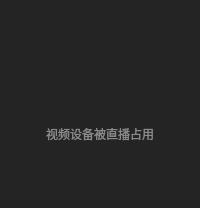
                     <widget class="QWidget" name="page_preview_camera">
                      <property name="styleSheet">
                       <string notr="true">background-color: rgb(36, 36, 36);</string>
                      </property>
                      <layout class="QHBoxLayout" name="horizontalLayout_22">
                       <property name="spacing">
                        <number>0</number>
                       </property>
                       <property name="leftMargin">
                        <number>0</number>
                       </property>
                       <property name="topMargin">
                        <number>0</number>
                       </property>
                       <property name="rightMargin">
                        <number>0</number>
                       </property>
                       <property name="bottomMargin">
                        <number>0</number>
                       </property>
                       <item>
                        <widget class="QWidget" name="widget_preView" native="true">
                         <property name="styleSheet">
                          <string notr="true">background-color: rgb(36, 36, 36);</string>
                         </property>
                         <layout class="QVBoxLayout" name="verticalLayout_8">
                          <item>
                           <spacer name="verticalSpacer_4">
                            <property name="orientation">
                             <enum>Qt::Vertical</enum>
                            </property>
                            <property name="sizeHint" stdset="0">
                             <size>
                              <width>20</width>
                              <height>48</height>
                             </size>
                            </property>
                           </spacer>
                          </item>
                          <item>
                           <widget class="QWidget" name="widget_deviceNotice" native="true">
                            <layout class="QVBoxLayout" name="verticalLayout_9">
                             <item alignment="Qt::AlignHCenter">
                              <widget class="QLabel" name="label_4">
                               <property name="minimumSize">
                                <size>
                                 <width>45</width>
                                 <height>53</height>
                                </size>
                               </property>
                               <property name="maximumSize">
                                <size>
                                 <width>45</width>
                                 <height>53</height>
                                </size>
                               </property>
                               <property name="styleSheet">
                                <string notr="true">border-image: url(:/vhallActive/img/vhallactive/camera.png);</string>
                               </property>
                               <property name="text">
                                <string/>
                               </property>
                              </widget>
                             </item>
                             <item alignment="Qt::AlignHCenter">
                              <widget class="QLabel" name="label_5">
                               <property name="styleSheet">
                                <string notr="true">color: rgb(138, 138, 138);
font: 12pt &quot;微软雅黑&quot;;</string>
                               </property>
                               <property name="text">
                                <string>视频设备被直播占用</string>
                               </property>
                              </widget>
                             </item>
                            </layout>
                           </widget>
                          </item>
                          <item>
                           <spacer name="verticalSpacer_5">
                            <property name="orientation">
                             <enum>Qt::Vertical</enum>
                            </property>
                            <property name="sizeHint" stdset="0">
                             <size>
                              <width>20</width>
                              <height>47</height>
                             </size>
                            </property>
                           </spacer>
                          </item>
                         </layout>
                        </widget>
                       </item>
                      </layout>
                     </widget>
